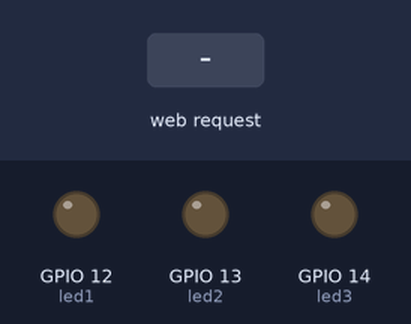
A sketch run on a simulated ESP32. On the bench: output pins drawn as LEDs (lit = HIGH). Inputs (shaded band) come from the test bench. WiFi joins after 1.5 s; servers stay silent unless stated; what the sketch prints to the serial monitor is not drawn.

Above: at 3.2 s.
3.3 s: HTTP request GET /led1/on received
At 4.3 s:
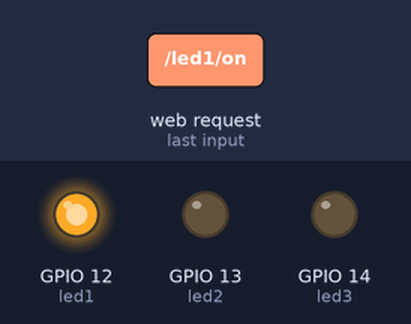
4.8 s: HTTP request GET /led2/on received
At 5.5 s:
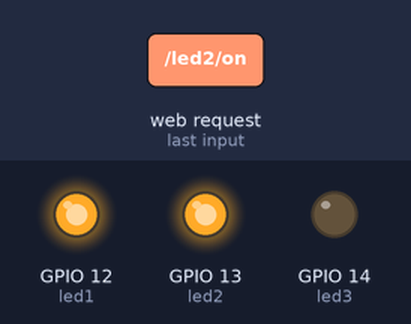
6.3 s: HTTP request GET /led1/off received
At 6.6 s:
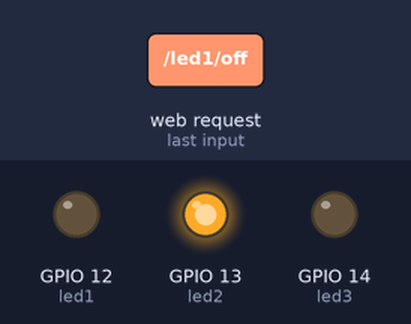
7.8 s: HTTP request GET /led3/on received
At 9.0 s:
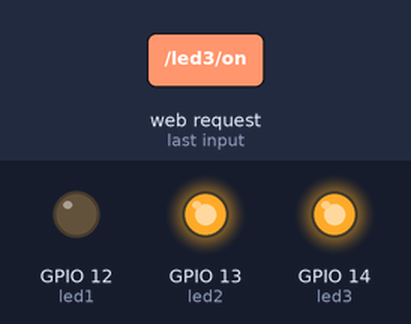
9.3 s: HTTP request GET /led2/off received
At 10.1 s:
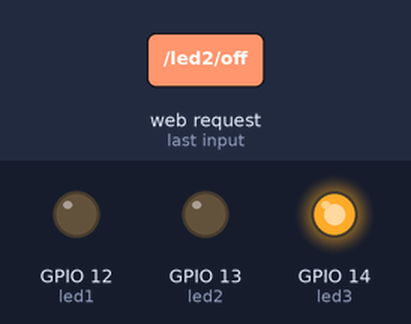
10.8 s: HTTP request GET /led3/off received
At 11.3 s:
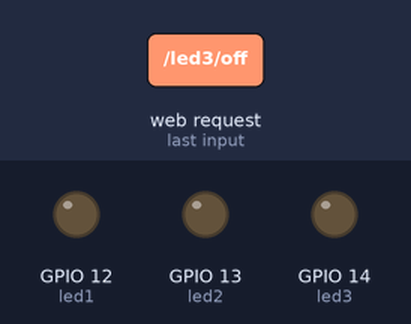
Timing chart, 0 to 13.3 s (numbered marks = the images above; inputs shaded):
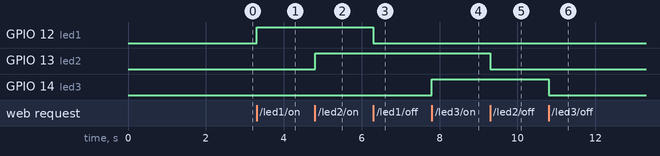

The sketch:

commander-led-loca_lhost.ino
```cpp
#include <WiFi.h>
#include <ESPAsyncWebServer.h>

const char* ssid = "your_SSID";
const char* password = "your_PASSWORD";

AsyncWebServer server(80);


const int led1 = 12;////////////7othom fel position el s7a7
const int led2 = 13;
const int led3 = 14;

const char index_html[] PROGMEM = R"rawliteral(
<!DOCTYPE HTML><html>
<head>
  <title>ESP32 LED Control</title>
  <meta name="viewport" content="width=device-width, initial-scale=1">
  <style>
    body { font-family: Arial, sans-serif; text-align: center; margin: 40px;}
    .button { padding: 10px 20px; font-size: 16px; }
    .on { background-color: #4CAF50; color: white; }
    .off { background-color: #f44336; color: white; }
  </style>
</head>
<body>
  <h1>ESP32 LED Control</h1>
  <p><button class="button on" onclick="fetch('/led1/on')">LED 1 ON</button>
  <button class="button off" onclick="fetch('/led1/off')">LED 1 OFF</button></p>
  <p><button class="button on" onclick="fetch('/led2/on')">LED 2 ON</button>
  <button class="button off" onclick="fetch('/led2/off')">LED 2 OFF</button></p>
  <p><button class="button on" onclick="fetch('/led3/on')">LED 3 ON</button>
  <button class="button off" onclick="fetch('/led3/off')">LED 3 OFF</button></p>
</body>
</html>)rawliteral";


void setup() {

  pinMode(led1, OUTPUT);
  pinMode(led2, OUTPUT);
  pinMode(led3, OUTPUT);


  digitalWrite(led1, LOW);
  digitalWrite(led2, LOW);
  digitalWrite(led3, LOW);


  WiFi.begin(ssid, password);
  while (WiFi.status() != WL_CONNECTED) {
    delay(1000);
    Serial.println("Connecting to WiFi...");
  }
  Serial.println("Connected to WiFi");

  // Start server
  server.on("/", HTTP_GET, [](AsyncWebServerRequest *request){
    request->send_P(200, "text/html", index_html);
  });


  server.on("/led1/on", HTTP_GET, [](AsyncWebServerRequest *request){
    digitalWrite(led1, HIGH);
    request->send(200, "text/plain", "LED 1 ON");
  });
  server.on("/led1/off", HTTP_GET, [](AsyncWebServerRequest *request){
    digitalWrite(led1, LOW);
    request->send(200, "text/plain", "LED 1 OFF");
  });


  server.on("/led2/on", HTTP_GET, [](AsyncWebServerRequest *request){
    digitalWrite(led2, HIGH);
    request->send(200, "text/plain", "LED 2 ON");
  });
  server.on("/led2/off", HTTP_GET, [](AsyncWebServerRequest *request){
    digitalWrite(led2, LOW);
    request->send(200, "text/plain", "LED 2 OFF");
  });


  server.on("/led3/on", HTTP_GET, [](AsyncWebServerRequest *request){
    digitalWrite(led3, HIGH);
    request->send(200, "text/plain", "LED 3 ON");
  });
  server.on("/led3/off", HTTP_GET, [](AsyncWebServerRequest *request){
    digitalWrite(led3, LOW);
    request->send(200, "text/plain", "LED 3 OFF");
  });


  server.begin();
}

void loop() {

}
```

Measured:
- after the input at 3.3 s, GPIO 12 (led1): LOW → HIGH at once
- after the input at 4.8 s, GPIO 13 (led2): LOW → HIGH at once
- after the input at 6.3 s, GPIO 12 (led1): HIGH → LOW at once
- after the input at 7.8 s, GPIO 14 (led3): LOW → HIGH at once
- after the input at 9.3 s, GPIO 13 (led2): HIGH → LOW at once
- after the input at 10.8 s, GPIO 14 (led3): HIGH → LOW at once
